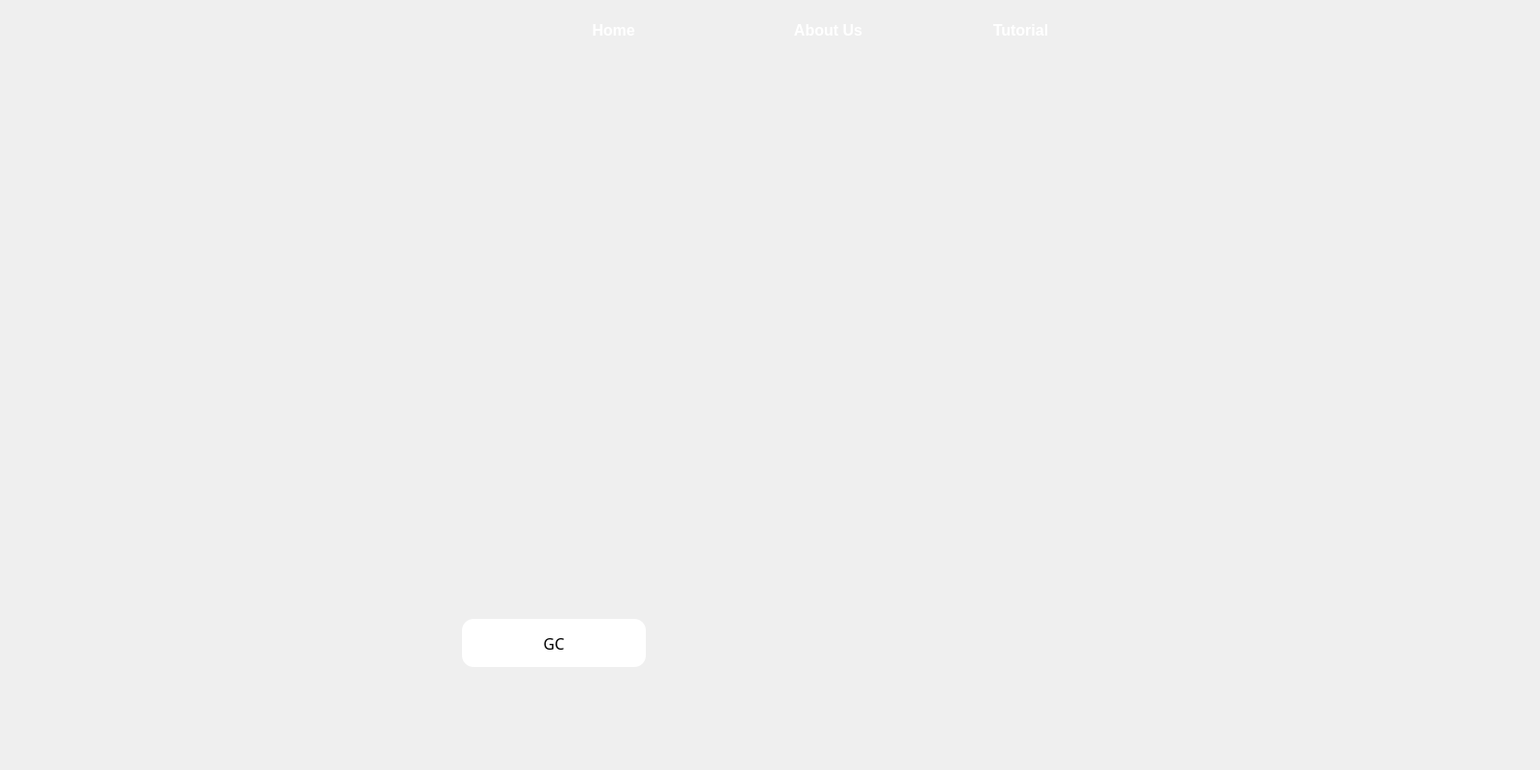
<?xml version="1.0" encoding="UTF-8"?>
<ui version="4.0">
 <class>Dialog</class>
 <widget class="QDialog" name="Dialog">
  <property name="geometry">
   <rect>
    <x>0</x>
    <y>0</y>
    <width>1600</width>
    <height>800</height>
   </rect>
  </property>
  <property name="windowTitle">
   <string>Dialog</string>
  </property>
  <widget class="QWidget" name="widget" native="true">
   <property name="geometry">
    <rect>
     <x>0</x>
     <y>0</y>
     <width>1600</width>
     <height>800</height>
    </rect>
   </property>
   <widget class="QLabel" name="Background_Label">
    <property name="geometry">
     <rect>
      <x>0</x>
      <y>0</y>
      <width>1600</width>
      <height>800</height>
     </rect>
    </property>
    <property name="autoFillBackground">
     <bool>true</bool>
    </property>
    <property name="text">
     <string/>
    </property>
    <property name="scaledContents">
     <bool>true</bool>
    </property>
    <property name="alignment">
     <set>Qt::AlignCenter</set>
    </property>
   </widget>
   <widget class="QPushButton" name="Home_Button">
    <property name="geometry">
     <rect>
      <x>600</x>
      <y>20</y>
      <width>75</width>
      <height>23</height>
     </rect>
    </property>
    <property name="font">
     <font>
      <pointsize>12</pointsize>
      <weight>75</weight>
      <bold>true</bold>
     </font>
    </property>
    <property name="styleSheet">
     <string notr="true">QPushButton#Home_Button
{
color: rgb(255, 255, 255);
background-color: qlineargradient(spread:pad, x1:0, y1:0, x2:1, y2:0, stop:0 rgba(0, 0, 0, 0), stop:1 rgba(255, 255, 255, 0));
border : 0px solide rgba(0,0,0,0)
}
QPushButton#Home_Button:hover
{
background-color: rgb(62, 168, 234);
   border : 3px solide rgba(0,0,0,0);
   border-radius: 5px;
}
QPushButton#Home_Button:pressed
{
    
	color: rgb(0, 0, 0);
	background-color: rgb(62, 168, 234);
   border : 3px solide rgba(0,0,0,0);
   border-radius: 5px;
}</string>
    </property>
    <property name="text">
     <string>Home</string>
    </property>
   </widget>
   <widget class="QPushButton" name="AboutUs_Button">
    <property name="geometry">
     <rect>
      <x>800</x>
      <y>20</y>
      <width>121</width>
      <height>23</height>
     </rect>
    </property>
    <property name="font">
     <font>
      <pointsize>12</pointsize>
      <weight>75</weight>
      <bold>true</bold>
     </font>
    </property>
    <property name="styleSheet">
     <string notr="true">QPushButton#AboutUs_Button
{
color: rgb(255, 255, 255);
background-color: qlineargradient(spread:pad, x1:0, y1:0, x2:1, y2:0, stop:0 rgba(0, 0, 0, 0), stop:1 rgba(255, 255, 255, 0));
border : 0px solide rgba(0,0,0,0)
}
QPushButton#AboutUs_Button:hover
{
background-color: rgb(62, 168, 234);
   border : 3px solide rgba(0,0,0,0);
   border-radius: 5px;
}
QPushButton#AboutUs_Button:pressed
{
    
	color: rgb(0, 0, 0);
	background-color: rgb(62, 168, 234);
   border : 3px solide rgba(0,0,0,0);
   border-radius: 5px;
}</string>
    </property>
    <property name="text">
     <string>About Us</string>
    </property>
   </widget>
   <widget class="QPushButton" name="Tutorial_Button">
    <property name="geometry">
     <rect>
      <x>1000</x>
      <y>20</y>
      <width>121</width>
      <height>23</height>
     </rect>
    </property>
    <property name="font">
     <font>
      <pointsize>12</pointsize>
      <weight>75</weight>
      <bold>true</bold>
     </font>
    </property>
    <property name="styleSheet">
     <string notr="true">QPushButton#Tutorial_Button
{
color: rgb(255, 255, 255);
background-color: qlineargradient(spread:pad, x1:0, y1:0, x2:1, y2:0, stop:0 rgba(0, 0, 0, 0), stop:1 rgba(255, 255, 255, 0));
border : 0px solide rgba(0,0,0,0)
}
QPushButton#Tutorial_Button:hover
{
background-color: rgb(62, 168, 234);
   border : 3px solide rgba(0,0,0,0);
   border-radius: 5px;
}
QPushButton#Tutorial_Button:pressed
{
    
	color: rgb(0, 0, 0);
	background-color: rgb(62, 168, 234);
   border : 3px solide rgba(0,0,0,0);
   border-radius: 5px;
}</string>
    </property>
    <property name="text">
     <string>Tutorial</string>
    </property>
   </widget>
   <widget class="QPushButton" name="GC_Button">
    <property name="geometry">
     <rect>
      <x>480</x>
      <y>643</y>
      <width>191</width>
      <height>50</height>
     </rect>
    </property>
    <property name="font">
     <font>
      <family> Abdoullah Ashgar EL-kharef</family>
      <pointsize>12</pointsize>
      <weight>50</weight>
      <bold>false</bold>
     </font>
    </property>
    <property name="styleSheet">
     <string notr="true">QPushButton#GC_Button
{
background-color: rgb(255, 255, 255);
border-radius:12px;
}


QPushButton#GC_Button:hover
{
	
	
	
background-color: rgb(62, 168, 234);

}

QPushButton#GC_Button:pressed
{
background-color:rgb(255, 255, 255);

}



</string>
    </property>
    <property name="text">
     <string>GC</string>
    </property>
   </widget>
   <widget class="QLabel" name="Message_Icon_Label_1">
    <property name="geometry">
     <rect>
      <x>80</x>
      <y>640</y>
      <width>51</width>
      <height>51</height>
     </rect>
    </property>
    <property name="frameShadow">
     <enum>QFrame::Plain</enum>
    </property>
    <property name="text">
     <string/>
    </property>
    <property name="scaledContents">
     <bool>true</bool>
    </property>
   </widget>
   <widget class="QTextBrowser" name="Explain_Browser">
    <property name="geometry">
     <rect>
      <x>60</x>
      <y>370</y>
      <width>811</width>
      <height>231</height>
     </rect>
    </property>
    <property name="font">
     <font>
      <family>Nawar Font</family>
      <pointsize>16</pointsize>
      <weight>50</weight>
      <italic>false</italic>
      <bold>false</bold>
      <underline>false</underline>
     </font>
    </property>
    <property name="styleSheet">
     <string notr="true">background-color: rgba(255, 255, 255, 0);
border : 3px solid rgba(255, 255, 255,0);
font: 16pt &quot;Nawar Font&quot;;
color: rgb(255, 255, 255);</string>
    </property>
   </widget>
  </widget>
 </widget>
 <resources/>
 <connections/>
</ui>
